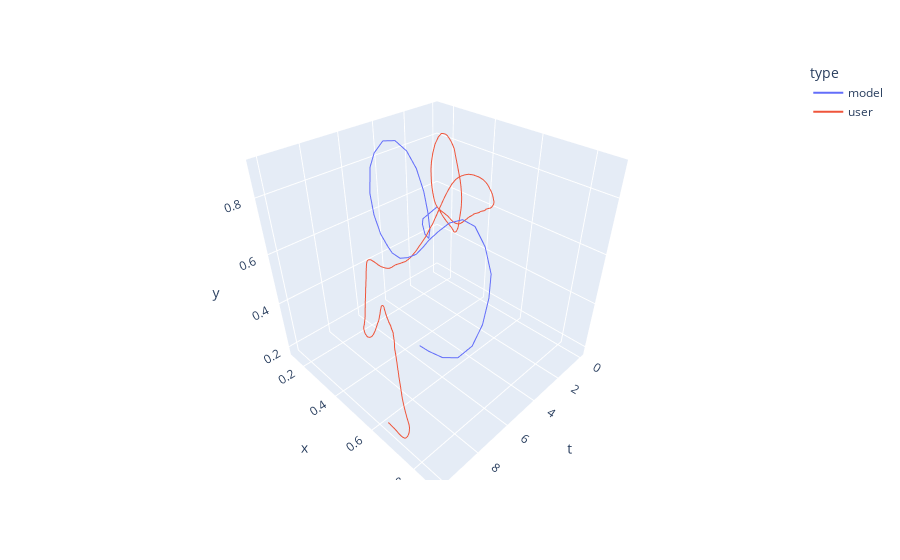

The notebook cell this image was saved under:
### Code cell
plot_3d(game_session, 13)

### Figure 1 — Plotly figure (JSON) as saved in the notebook; plotly's stock layout.template omitted (floating-point values rounded to 4 significant figures; data arrays with more than 128 entries replaced by an {"elided": "..."} marker saying what was removed)
{"data": [{"hovertemplate": "type=model<br>t=%{x}<br>x=%{y}<br>y=%{z}<extra></extra>", "legendgroup": "model", "line": {"color": "#636efa", "dash": "solid"}, "marker": {"symbol": "circle"}, "mode": "lines", "name": "model", "scene": "scene", "showlegend": true, "type": "scatter3d", "x": [0, 1.414, 1.732, 2.236, 2.646, 3, 3.317, 3.606, 3.873, 4.123, 4.359, 4.583, 4.796, 5, 5.196, 5.385, 5.568, 5.745, 5.831, 6, 6.164, 6.245, 6.325, 6.481, 6.557, 6.633, 6.782, 6.928, 7.071, 7.211, 7.348, 7.483, 7.616, 7.746, 7.874, 8, 8.124, 8.246, 8.367], "y": [0.1358, 0.1571, 0.1783, 0.2316, 0.2838, 0.3172, 0.3314, 0.3339, 0.3207, 0.2955, 0.2593, 0.2164, 0.1851, 0.1755, 0.1809, 0.2129, 0.2604, 0.3131, 0.3424, 0.3975, 0.4507, 0.4776, 0.5046, 0.5487, 0.5673, 0.5859, 0.6365, 0.6878, 0.743, 0.7935, 0.8373, 0.8691, 0.8752, 0.8683, 0.8452, 0.8027, 0.7515, 0.7021, 0.6734], "z": [0.5, 0.4925, 0.485, 0.4764, 0.4926, 0.5551, 0.6396, 0.7276, 0.8107, 0.8684, 0.8976, 0.8897, 0.8449, 0.7967, 0.7082, 0.6422, 0.5904, 0.5676, 0.5581, 0.5679, 0.6002, 0.6211, 0.642, 0.6914, 0.7138, 0.7362, 0.7904, 0.8408, 0.8759, 0.8811, 0.8472, 0.7892, 0.725, 0.6417, 0.5592, 0.4935, 0.4653, 0.4633, 0.4718]}, {"hovertemplate": "type=user<br>t=%{x}<br>x=%{y}<br>y=%{z}<extra></extra>", "legendgroup": "user", "line": {"color": "#EF553B", "dash": "solid"}, "marker": {"symbol": "circle"}, "mode": "lines", "name": "user", "scene": "scene", "showlegend": true, "type": "scatter3d", "x": {"elided": "305 float values"}, "y": {"elided": "305 float values"}, "z": {"elided": "305 float values"}}], "layout": {"legend": {"title": {"text": "type"}, "tracegroupgap": 0}, "margin": {"t": 60}, "scene": {"domain": {"x": [0, 1], "y": [0, 1]}, "xaxis": {"title": {"text": "t"}}, "yaxis": {"title": {"text": "x"}}, "zaxis": {"title": {"text": "y"}}}}}
